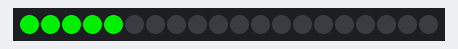
Recording of a program running on a simulated CircuitPython board. On the bench: 20 RGB LEDs in strip order, left to right. At 6.0 s the program ends and the board releases its pins; the recording ends there.

Above: at 0.1 s.
At 2.1 s:
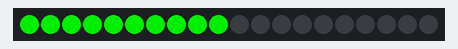
At 4.1 s:
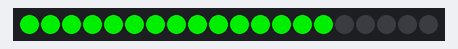

Measured:
- what the display in image 1 shows lasts 2.0 s, from 2.0 s to 4.0 s

The program:

sol_f_1.py
```python
import board
import neopixel
import time

nPix = 20
pixels = neopixel.NeoPixel(board.D18, nPix)

def turnOff(n):
	for i in range(n):
		pixels[i] = (0,0,0)

def turnOn(n):
	for i in range(n):
		pixels[i] = (0,200,0)

turnOn(5)
time.sleep(2)
turnOn(10)
time.sleep(2)
turnOn(15)
time.sleep(2)
turnOff(15)
turnOn(3)
```
